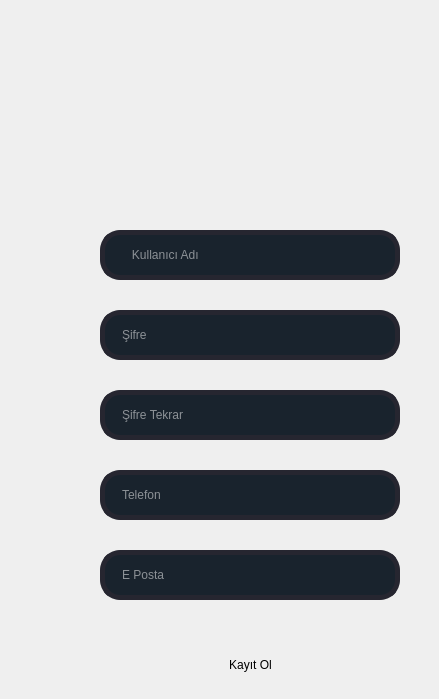
  <widget class="QWidget" name="centralwidget">
   <widget class="QLineEdit" name="Kullanici_adi_lineEdit">
    <property name="geometry">
     <rect>
      <x>100</x>
      <y>230</y>
      <width>300</width>
      <height>50</height>
     </rect>
    </property>
    <property name="styleSheet">
     <string notr="true">QLineEdit{
	border: 5px solid rgb(38, 38, 48);
	border-radius: 20px;
	color: #FFF;
	padding-left: 15px;
	background-color: #19232D;

}
QLineEdit:hover{
	border: 2px solid rgb(48, 50, 62)
}
QLineEdit:focus{
	border: 2px solid rgb(35, 218, 233);
}</string>
    </property>
    <property name="placeholderText">
     <string>   Kullanıcı Adı</string>
    </property>
   </widget>
   <widget class="QPushButton" name="Giris_pushButton">
    <property name="geometry">
     <rect>
      <x>100</x>
      <y>640</y>
      <width>301</width>
      <height>50</height>
     </rect>
    </property>
    <property name="styleSheet">
     <string notr="true">QPushButton{

	border-radius: 20px;


}
</string>
    </property>
    <property name="text">
     <string>Kayıt Ol</string>
    </property>
   </widget>
   <widget class="QLineEdit" name="Sifre_lineEdit">
    <property name="geometry">
     <rect>
      <x>100</x>
      <y>310</y>
      <width>300</width>
      <height>50</height>
     </rect>
    </property>
    <property name="styleSheet">
     <string notr="true">QLineEdit{
	border: 5px solid rgb(38, 38, 48);
	border-radius: 20px;
	color: #FFF;
	padding-left: 15px;
	background-color: #19232D;

}
QLineEdit:hover{
	border: 2px solid rgb(48, 50, 62)
}
QLineEdit:focus{
	border: 2px solid rgb(35, 218, 233);
}</string>
    </property>
    <property name="placeholderText">
     <string>Şifre</string>
    </property>
   </widget>
   <widget class="QLineEdit" name="Sifre_tekrar_lineEdit">
    <property name="geometry">
     <rect>
      <x>100</x>
      <y>390</y>
      <width>300</width>
      <height>50</height>
     </rect>
    </property>
    <property name="styleSheet">
     <string notr="true">QLineEdit{
	border: 5px solid rgb(38, 38, 48);
	border-radius: 20px;
	color: #FFF;
	padding-left: 15px;
	background-color: #19232D;

}
QLineEdit:hover{
	border: 2px solid rgb(48, 50, 62)
}
QLineEdit:focus{
	border: 2px solid rgb(35, 218, 233);
}</string>
    </property>
    <property name="placeholderText">
     <string>Şifre Tekrar</string>
    </property>
   </widget>
   <widget class="QLineEdit" name="Telefon_lineEdit">
    <property name="geometry">
     <rect>
      <x>100</x>
      <y>470</y>
      <width>300</width>
      <height>50</height>
     </rect>
    </property>
    <property name="styleSheet">
     <string notr="true">QLineEdit{
	border: 5px solid rgb(38, 38, 48);
	border-radius: 20px;
	color: #FFF;
	padding-left: 15px;
	background-color: #19232D;

}
QLineEdit:hover{
	border: 2px solid rgb(48, 50, 62)
}
QLineEdit:focus{
	border: 2px solid rgb(35, 218, 233);
}</string>
    </property>
    <property name="placeholderText">
     <string>Telefon</string>
    </property>
   </widget>
   <widget class="QLineEdit" name="E_posta_lineEdit">
    <property name="geometry">
     <rect>
      <x>100</x>
      <y>550</y>
      <width>300</width>
      <height>50</height>
     </rect>
    </property>
    <property name="styleSheet">
     <string notr="true">QLineEdit{
	border: 5px solid rgb(38, 38, 48);
	border-radius: 20px;
	color: #FFF;
	padding-left: 15px;
	background-color: #19232D;

}
QLineEdit:hover{
	border: 2px solid rgb(48, 50, 62)
}
QLineEdit:focus{
	border: 2px solid rgb(35, 218, 233);
}</string>
    </property>
    <property name="placeholderText">
     <string>E Posta</string>
    </property>
   </widget>
   <widget class="QLabel" name="label_2">
    <property name="geometry">
     <rect>
      <x>80</x>
      <y>40</y>
      <width>350</width>
      <height>150</height>
     </rect>
    </property>
    <property name="styleSheet">
     <string notr="true">image: url(:/Logos/Icon/MainWindow/Menderes_Tekstil_Logo.png);</string>
    </property>
    <property name="text">
     <string/>
    </property>
   </widget>
  </widget>
